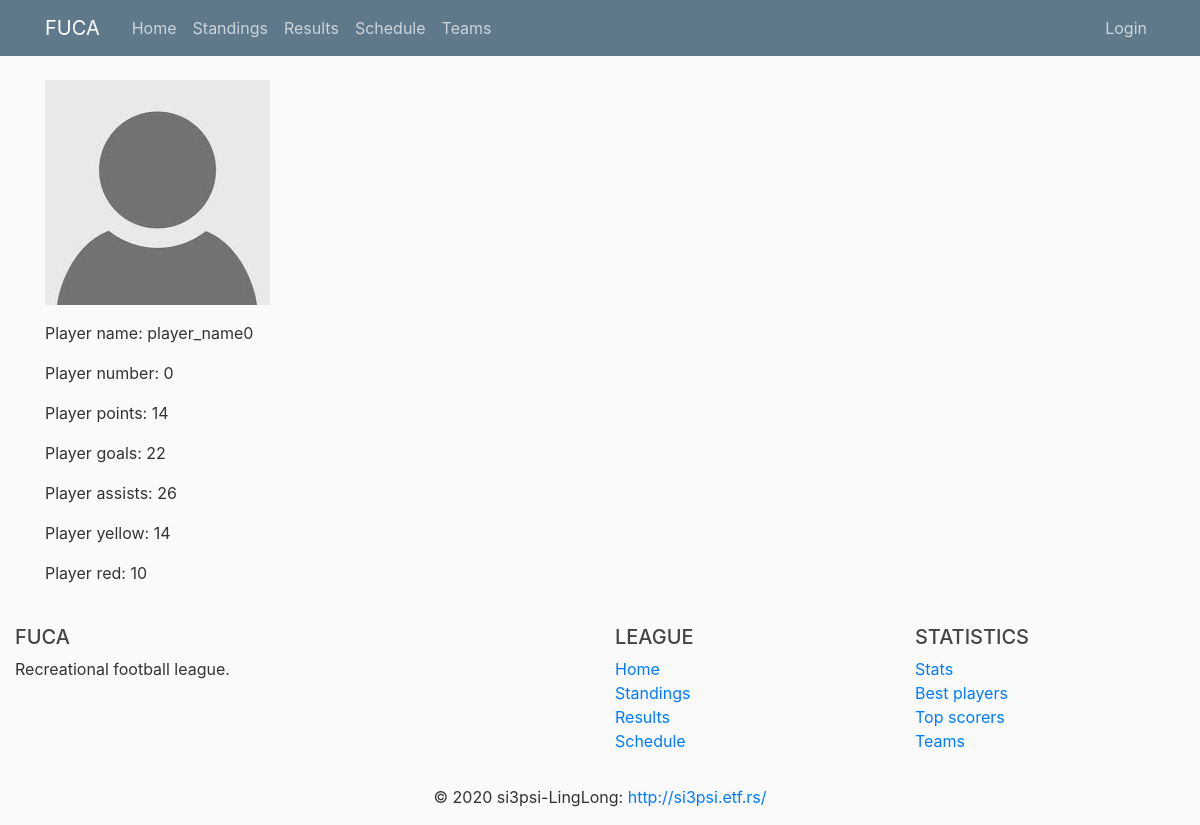
The page /player/1 on the database as committed earlier.
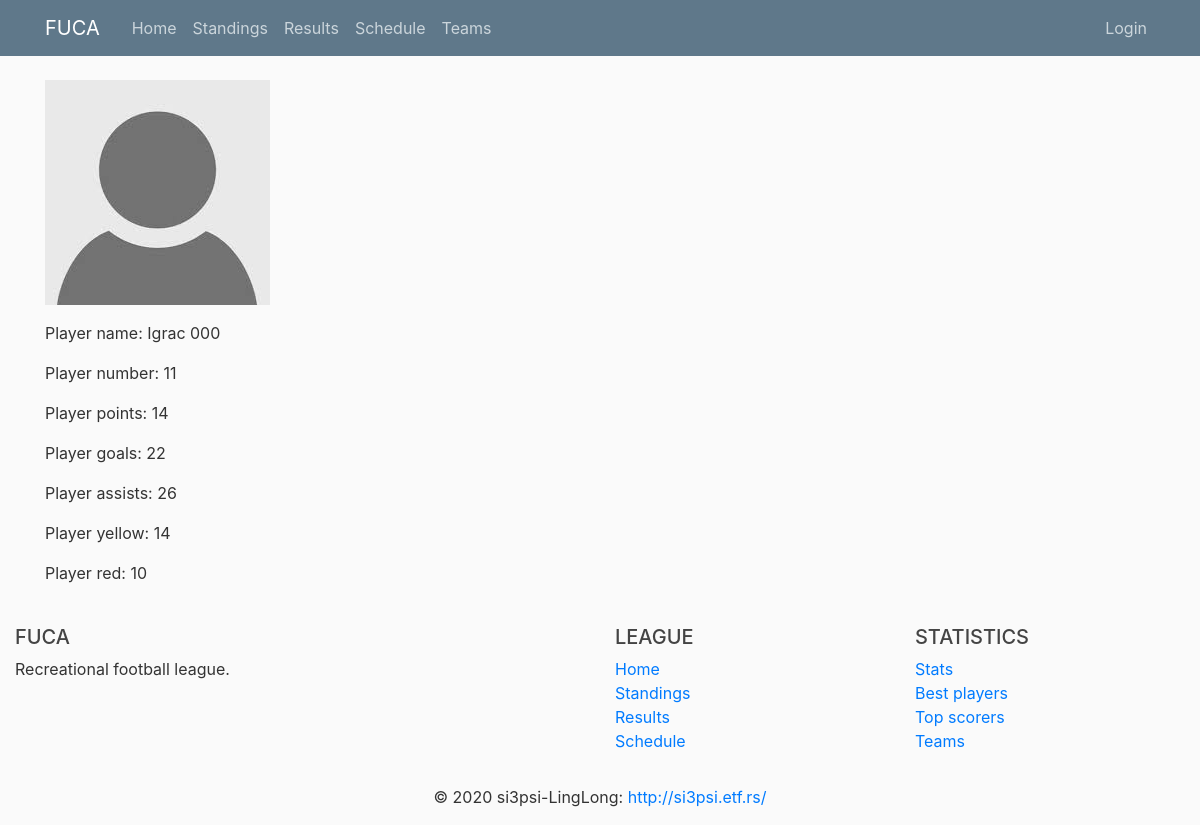
The same page on the database as committed later.
### fuca/models.py (models this page shows, shortened)
class Player(db.Model):
    __tablename__ = 'player'
    id          = db.Column(db.Integer,     primary_key=True)
    name        = db.Column(db.String(100), nullable=False)
    birthdate   = db.Column(db.DateTime,    nullable=False)
    number      = db.Column(db.Integer,     nullable=False)
    image       = db.Column(db.String(20),  nullable=False, default='default.jpg')
    email       = db.Column(db.String(120), unique=True,    nullable=False)
    password    = db.Column(db.String(60),  nullable=False)
    team_id     = db.Column(db.Integer, db.ForeignKey('team.id'), nullable=False)
    statistics  = db.relationship('Statistics', backref='player', lazy=True)
    def goals(self):
        goals = 0
        for stat in self.statistics:
            goals += stat.goals
        return goals
    def assists(self):
        assists = 0
        for stat in self.statistics:
            assists += stat.assists
        return assists
    def red(self):
        red = 0
        for stat in self.statistics:
            red += stat.red
        return red
    def yellow(self):
        yellow = 0
        for stat in self.statistics:
            yellow += stat.yellow
        return yellow
    def points(self):
        return self.goals() + self.assists() - self.yellow() - 2 * self.red()
    def jinja_dict(self):
        return {'name'          : self.name,
                'birthdate'     : self.birthdate,
                'image'         : self.image,
                'email'         : self.email,
                'team_id'       : self.team_id,
                'number'        : self.number,
                'goals'         : self.goals(),
                'assists'       : self.assists(),
                'red'           : self.red(),
                'yellow'        : self.yellow(),
                'points'        : self.points(),
                'id'            : self.id}

### fuca/routes/home_routes.py (the view)
@app.route("/player/<int:id>")
def player(id):
    player = Player.query.get(id)
    if not player:
        return "404"
    player = player.jinja_dict()
    image_file = url_for('static', filename='images/players/{}'.format(player['image']))
    return render_template('home/player.html', player=player, image_file=image_file, title=player['name'])

### fuca/templates/home/player.html
{% extends 'home/layout.html' %}
{% block content %}
    <p><img src="{{ image_file }}"></p>
    <p>Player name: {{ player.name }}</p>
    <p>Player number: {{ player.number }}</p>
    <p>Player points: {{ player.points }}</p>
    <p>Player goals: {{ player.goals }}</p>
    <p>Player assists: {{ player.assists }}</p>
    <p>Player yellow: {{ player.yellow }}</p>
    <p>Player red: {{ player.red }}</p>
{% endblock content %}

### fuca/templates/home/layout.html (shortened to what this page needs)
<!DOCTYPE html>
<html>
    <head>
        <link   rel="stylesheet"
                href="https://maxcdn.bootstrapcdn.com/bootstrap/4.0.0/css/bootstrap.min.css"
>
        <link rel="stylesheet" type="text/css" href="{{ url_for('static', filename='main.css') }}">
    </head>
    <body>
        <header class="site-header">
            <nav class="navbar navbar-expand-md navbar-dark bg-steel fixed-top">
                <div class="container">
                    <a class="navbar-brand mr-4" href="/">FUCA</a>
                    <div class="collapse navbar-collapse" id="navbarToggle">
                        <div class="navbar-nav mr-auto">
                            <a class="nav-item nav-link" href="{{ url_for('home') }}"> Home</a>
                            <a class="nav-item nav-link" href="{{ url_for('standings') }}"> Standings </a>
                            <a class="nav-item nav-link" href="{{ url_for('results') }}"> Results </a>
                            <a class="nav-item nav-link" href="{{ url_for('schedule') }}"> Schedule </a>
                            <a class="nav-item nav-link" href="{{ url_for('teams') }}"> Teams </a>
                        </div>
                        <div class="navbar-nav">
                            <a class="nav-item nav-link" href="{{ url_for('login') }}">Login</a>
                        </div>
                    </div>
                </div>
            </nav>
        </header>
        <main role="main" class="container">
            <div class="row">
                <div class="col-md-8">
                    {% block content %}{% endblock %}
                </div>
            </div>
        </main>
        <footer class="page-footer font-small blue pt-4">
            <div class="container-fluid text-center text-md-left">
                <div class="row">
                    <div class="col-md-6 mt-md-0 mt-3">
                        <h5 class="text-uppercase">FUCA</h5>
                        <p>Recreational football league.</p>
                    </div>
                    <div class="col-md-3 mb-md-0 mb-3">
                        <h5 class="text-uppercase">League</h5>
                        <ul class="list-unstyled">
                            <li>
                                <a href="#!">Home</a>
                            </li>
                            <li>
                                <a href="#!">Standings</a>
                            </li>
                            <li>
                                <a href="#!">Results</a>
                            </li>
                            <li>
                                <a href="#!">Schedule</a>
                            </li>
                        </ul>
                    </div>
                    <div class="col-md-3 mb-md-0 mb-3">
                        <h5 class="text-uppercase">Statistics</h5>
                        <ul class="list-unstyled">
                            <li>
                                <a href="#!">Stats</a>
                            </li>
                            <li>
                                <a href="#!">Best players</a>
                            </li>
                            <li>
                                <a href="#!">Top scorers</a>
                            </li>
                            <li>
                                <a href="#!">Teams</a>
                            </li>
                        </ul>
                    </div>
                </div>
            </div>
            <div class="footer-copyright text-center py-3">© 2020 si3psi-LingLong:
                <a href="http://si3psi.etf.rs/"> http://si3psi.etf.rs/ </a>
            </div>
        </footer>
    </body>
</html>

### fuca/static/main.css (style rules this page uses)
body { background: #fafafa; color: #333333; margin-top: 5rem; }
h1, h2, h3, h4, h5, h6 { color: #444444; }
.bg-steel { background-color: #5f788a; }
.site-header .navbar-nav .nav-link { color: #cbd5db; }

Rows that differ between the two databases and show on the page:
changed Player: name "player_name0" → "Igrac 000"
Other text that changed with them:
{{ player.number }}: "0" → "11"
